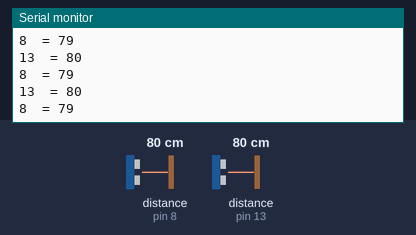
This sketch was run on a simulated Arduino Uno, built with avr-gcc and run on an emulated ATmega328P. Parts: the last lines printed to the serial monitor. Wiring (inferred from the names in the program): 2 × ultrasonic range finder: trigger pin 7, echo pin 8 / trigger pin 12, echo pin 13. The test bench sets the inputs (shaded band); at power-on: distance to the obstacle (sensors on pin 8, pin 13) 80 cm. The echo pulse lasts 58.3 µs per cm.

Above: at 1.2 s.
1.3 s: distance to the obstacle (sensor on pin 8) set to 18 cm
At 1.48 s:
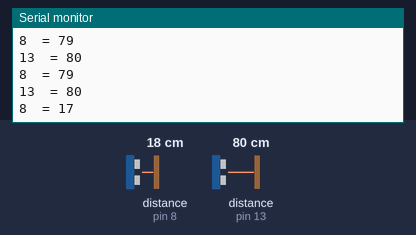
4.3 s: distance to the obstacle (sensor on pin 13) set to 2 cm
At 4.42 s:
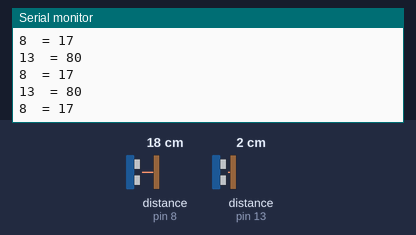
5.8 s: distance to the obstacle (sensor on pin 13) set to 60 cm
At 5.86 s:
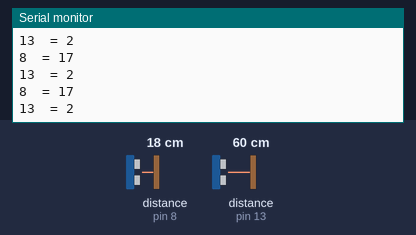
8.8 s: distance to the obstacle (sensor on pin 8) set to 2 cm
At 8.92 s:
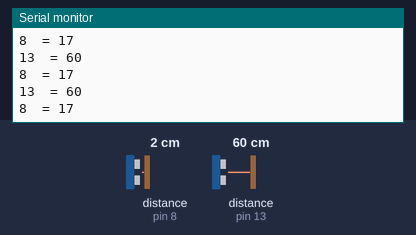
10.3 s: distance to the obstacle (sensor on pin 13) set to 250 cm
At 10.52 s:
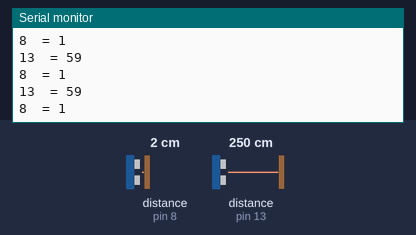
Timing chart, 0 to 13.3 s (numbered marks = the images above; inputs shaded):
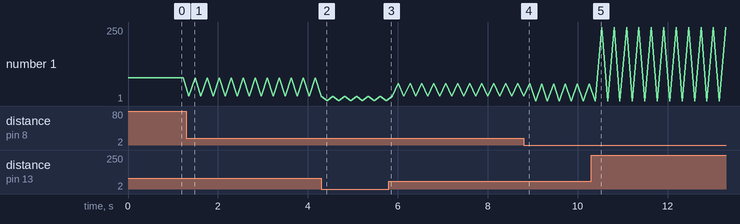

The sketch:

Ultrasonic.ino
```cpp
int Echo1 = 8;
int Trigger1 = 7;
int Echo2 = 13;
int Trigger2 = 12;
//#define Trigger1 8
//#define Echo2 A5
//#define Trigger2 A4

int duration, distance;

//#include <SoftwareSerial.h>
//SoftwareSerial bluetooth(10, 11);  //RX, TX

void setup()
{
   pinMode(Echo1, INPUT);
   pinMode(Echo2, INPUT);
   pinMode(Trigger1, OUTPUT);
   pinMode(Trigger2, OUTPUT);
   Serial.begin(9600);
}

void loop()
{
  ultrasonic_sensor(Trigger1, Echo1);
  delay(30);
  ultrasonic_sensor(Trigger2, Echo2);
  delay(30);

}

void ultrasonic_sensor(int trigPin, int echoPin)
{
  digitalWrite(trigPin, LOW);
  //delayMicroseconds(2);
  digitalWrite(trigPin, HIGH);
  delayMicroseconds(10);
  digitalWrite(trigPin, LOW);
  duration = pulseIn(echoPin, HIGH);
  distance = duration / 58.2;
  Serial.print(echoPin);
  Serial.print("  = ");
  Serial.println(distance);
  delay(100);
}
```

Measured:
- after the input at 1.3 s, the serial monitor: prints a new line after 0.06 s (image 1)
- plotted number 1: 80 → 17 after the input at 1.3 s, 17 → 2 after the input at 4.3 s, 17 → 59 after the input at 8.8 s
